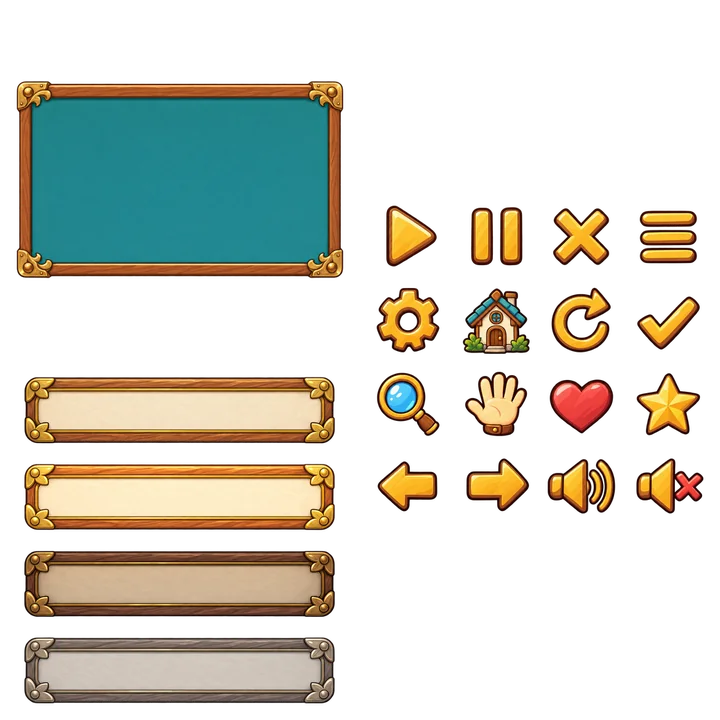
#> input picture examples/bellweather/game-ui-kit/media/kit.webp, 720 x 720 px; its folder holds only this picture in this run
$ python -i loop_construction.py   (imports and definitions only)
#> lines starting #> are read from the running program, lines starting #| are printed output that depends on the picture
#> further down, picture is the input picture: PIL image 720x720 RGBA; mean R, G, B, A 50.8, 48.7, 37.7, 87.4
"""Deterministic constructions that make a raster loop on its horizontal axis.

Four constructions are supported. They differ on two axes, and both matter to callers.

**Agent** — whether the construction needs a provider operation at all. ``mirror_repeat`` is purely
local; the other three each cost exactly one image edit. The execution graph reads this to decide
whether the loop node is external, so it is a structural property rather than a documentation note.

**Guarantee** — where the loop's continuity actually comes from. This predicts which constructions
survive a hard input, and it is not the same thing as output quality:

``reflection``
    The wrap join is a mirror, continuous by geometry, and cannot fail.
    ``mirror_repeat`` and ``fold_repaint``.

``interior``
    The wrap is relocated into the *interior* of the canvas the provider sees, so continuity across
    it is something the model paints through rather than something we impose on it afterwards.
    ``seam_repaint``.

``anchored``
    The wrap joins sit at the provider canvas *boundary* and are forced equal afterwards by
    :func:`_anchor_columns`. ``generated_bridge``. This is the weakest tier and the reason is worth
    stating plainly: anchoring assigns the very join that a downstream metric then measures, so a
    bridged join always scores perfectly whether or not the art actually meets.

Source mutability is per-construction, not global. ``mirror_repeat`` and ``generated_bridge`` only
ever append, so the original stays recoverable from the result. ``seam_repaint`` and
``fold_repaint`` replace pixels around the join, so it does not. Every record carries
``mutates_source`` so no consumer has to infer it from a construction name.
"""

from __future__ import annotations

from collections.abc import Mapping
from dataclasses import dataclass
from types import MappingProxyType
from typing import Literal

import numpy as np
from PIL import Image, ImageChops, ImageOps, ImageStat

from stage_gen.media.codec import decode_rgba, encode_png

MIRROR_REPEAT_VERSION = "mirror-repeat-v1"
GENERATED_BRIDGE_VERSION = "generated-bridge-v1"
SEAM_REPAINT_VERSION = "seam-repaint-v2"
#: How ``seam_repaint`` joins its return to the source: a minimum-error boundary cut on each side.
SEAM_CUT_VERSION = "min-error-boundary-cut-v1"
FOLD_REPAINT_VERSION = "fold-repaint-v1"
#: Registration is shared by every generative construction, not specific to the bridge, because the
#: endpoint re-registers whatever canvas it is given regardless of what the canvas contains.
SEAM_REGISTRATION_VERSION = "seam-registration-v1"

LoopConstruction = Literal["mirror_repeat", "generated_bridge", "seam_repaint", "fold_repaint"]
LoopGuarantee = Literal["reflection", "interior", "anchored"]


@dataclass(frozen=True, slots=True)
class LoopMethod:
    """What one construction costs, what guarantees its loop, and what it does to the source."""

    name: LoopConstruction
    version: str
    is_generative: bool
    guarantee: LoopGuarantee
    mutates_source: bool
    #: Whole copies of the source in the resulting period, before any appended span.
    period_multiplier: int
    #: Whether the construction appends a span whose width is decided by the caller.
    appends_span: bool

    # [19 lines left out: functions period_of, identity, not called in this run]


LOOP_METHODS: Mapping[LoopConstruction, LoopMethod] = MappingProxyType(
    {
        "mirror_repeat": LoopMethod(
            name="mirror_repeat",
            version=MIRROR_REPEAT_VERSION,
            is_generative=False,
            guarantee="reflection",
            mutates_source=False,
            period_multiplier=2,
            appends_span=False,
        ),
        "generated_bridge": LoopMethod(
            name="generated_bridge",
            version=GENERATED_BRIDGE_VERSION,
            is_generative=True,
            guarantee="anchored",
            mutates_source=False,
            period_multiplier=1,
            appends_span=True,
        ),
        "seam_repaint": LoopMethod(
            name="seam_repaint",
            version=SEAM_REPAINT_VERSION,
            is_generative=True,
            guarantee="interior",
            mutates_source=True,
            period_multiplier=1,
            appends_span=False,
        ),
        "fold_repaint": LoopMethod(
            name="fold_repaint",
            version=FOLD_REPAINT_VERSION,
            is_generative=True,
            guarantee="reflection",
            mutates_source=True,
            period_multiplier=2,
            appends_span=False,
        ),
    }
)


class RegistrationError(ValueError):
    """A provider return cannot be placed in the source's frame.

    Raised when the two context bands disagree about how far the return drifted, which means the
    provider re-composed the canvas rather than reproducing it. There is no single translation that
    lands the edited span correctly, so the return is unusable and the caller must fall back.
    """


def _decode(data: bytes) -> Image.Image:
    return decode_rgba(data, label="loop source")


def _encode(image: Image.Image) -> bytes:
    return encode_png(image)


# [27 lines left out: functions _mirrored, mirror_repeat, not called in this run]


@dataclass(frozen=True, slots=True)
class SeamConditioning:
    """The exact provider input for one edited span, plus the geometry to read it back.

    Every generative construction uses the same ``[ context | editable | context ]`` layout. That
    is not a coincidence to be tidied away later: the two context bands are what make registration
    measurable, so a construction that abandoned the layout would also lose the ability to tell a
    displaced copy from a fresh composition.
    """

    conditioning_png: bytes
    mask_png: bytes
    context_span: int
    editable_span: int
    width: int
    height: int


# [86 lines left out: functions _mask_middle, build_bridge_conditioning, build_seam_repaint_conditioning, build_fold_repaint_conditioning, not called in this run]


@dataclass(frozen=True, slots=True)
class Registration:
    """How far the provider's return drifted from the conditioning it was given.

    The two context bands are a measurement instrument: we sent known pixels and can see where they
    came back. Each band yields an independent estimate of the same translation, so their agreement
    is both the correction and the trust signal.
    """

    vertical_offset: int
    left_offset: int
    right_offset: int
    left_residual: float
    right_residual: float
    uncorrected_residual: float


def _premultiplied_luma(image: Image.Image) -> Image.Image:
    """Fold alpha into luma so empty regions cannot pass as matching content."""

    red, green, blue, alpha = image.split()
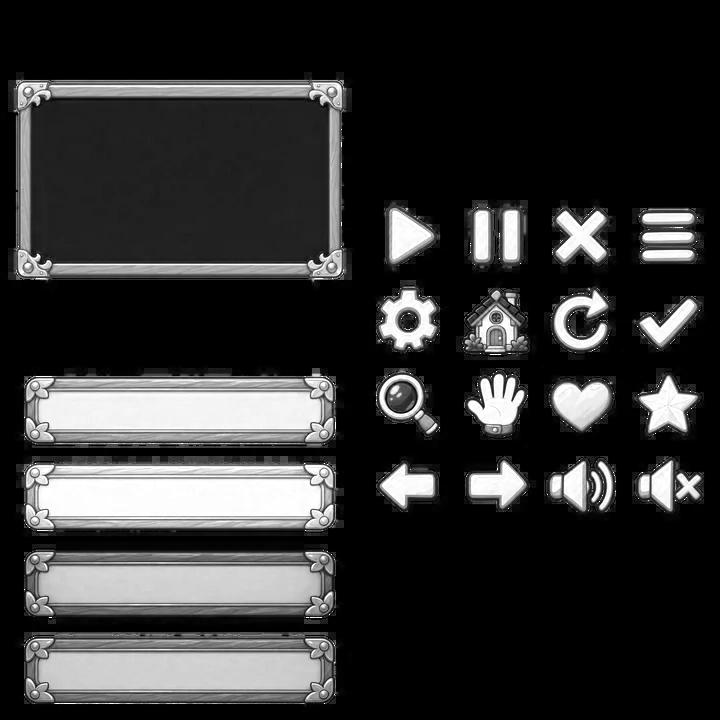
#> red: PIL image 720x720 L; min 0, max 255, mean 50.8
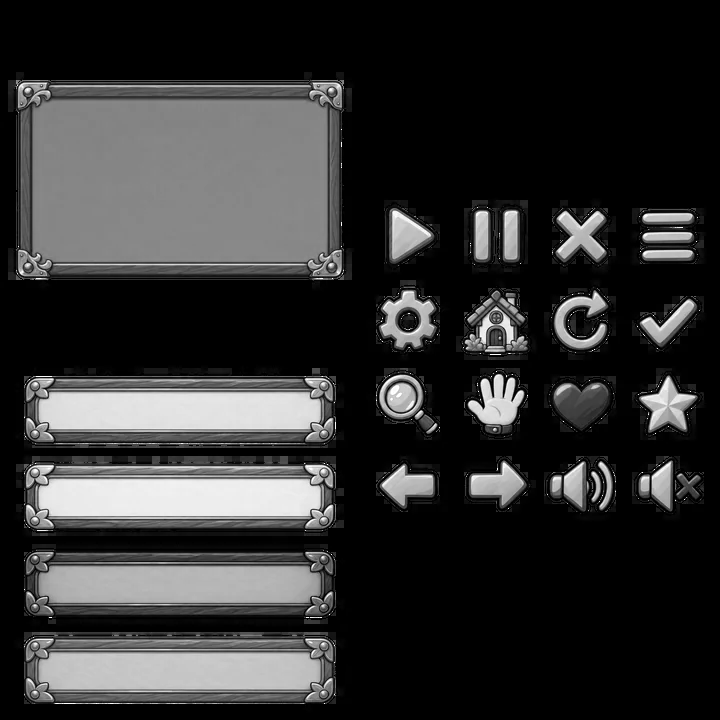
#> green: PIL image 720x720 L; min 0, max 255, mean 48.7
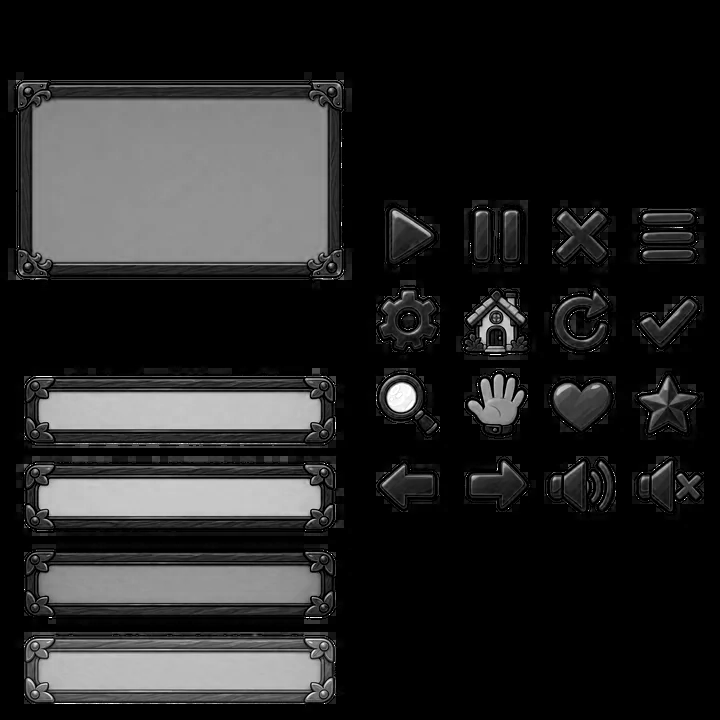
#> blue: PIL image 720x720 L; min 0, max 255, mean 37.7
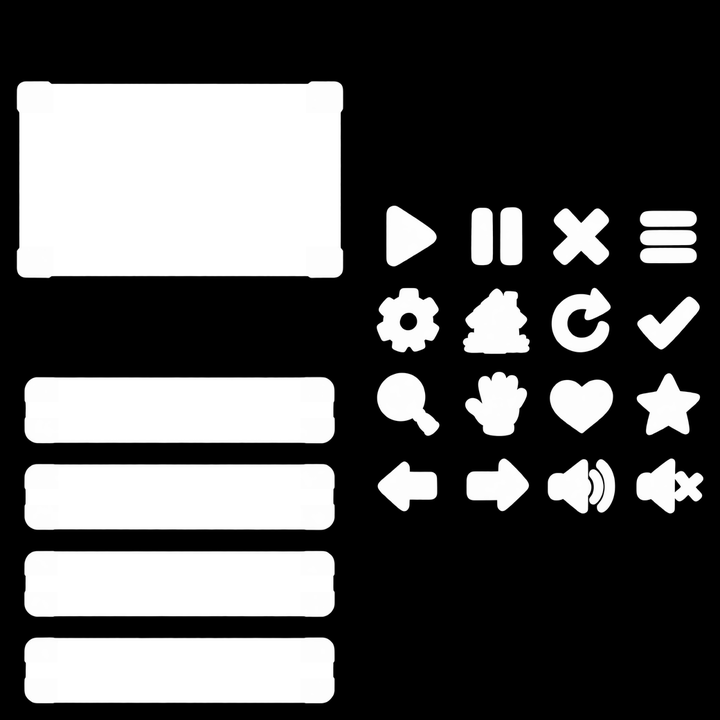
#> alpha: PIL image 720x720 L; min 0, max 255, mean 87.4
    luma = Image.merge("RGB", (red, green, blue)).convert("L")
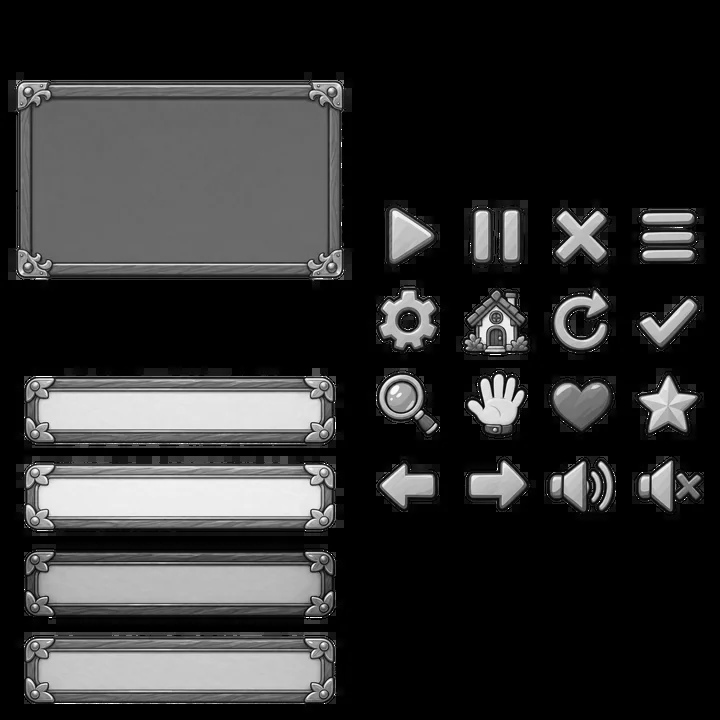
#> luma: PIL image 720x720 L; min 0, max 255, mean 48.1
    return ImageChops.multiply(luma, alpha)
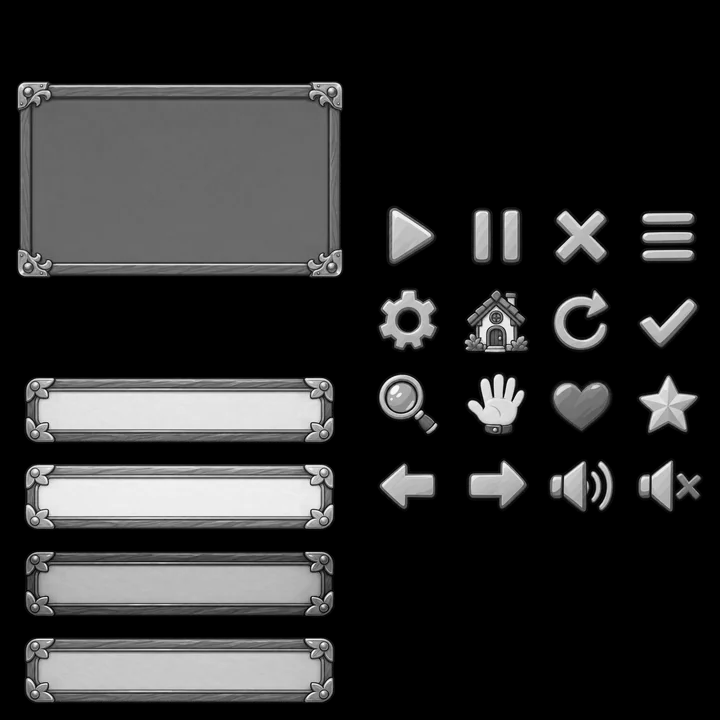
#> returned value: PIL image 720x720 L; min 0, max 252, mean 45.3


# [424 lines left out: functions _shift_residual, _best_offset, measure_registration, _landed_editable, _registered_return, _anchor_columns and 8 more, not called in this run]

>>> from PIL import Image
>>> picture = Image.open('../../../examples/bellweather/game-ui-kit/media/kit.webp')
>>> result = _premultiplied_luma(picture)

$ run again, on examples/bellweather/game-ui-kit/media/panel_frame-painted.webp
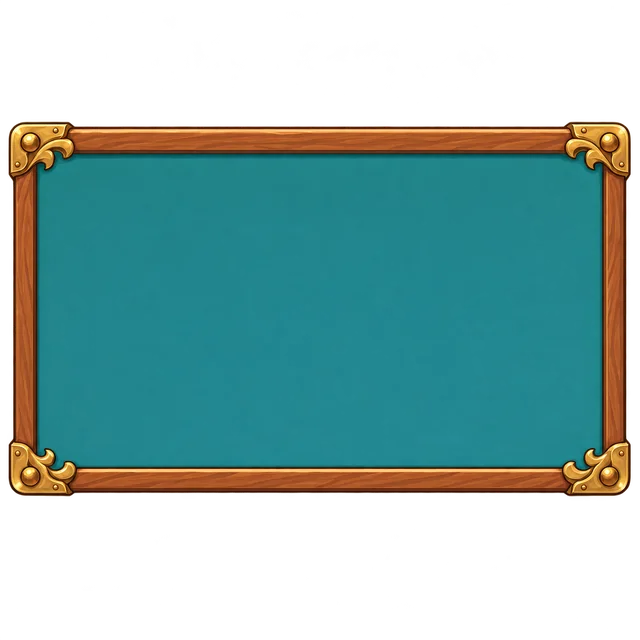
#> input picture examples/bellweather/game-ui-kit/media/panel_frame-painted.webp, 640 x 640 px
#> picture is the input picture: PIL image 640x640 RGBA; mean R, G, B, A 35.6, 69.2, 66.3, 139.6
#> in _premultiplied_luma, `red, green, blue, alpha = image.split()`:
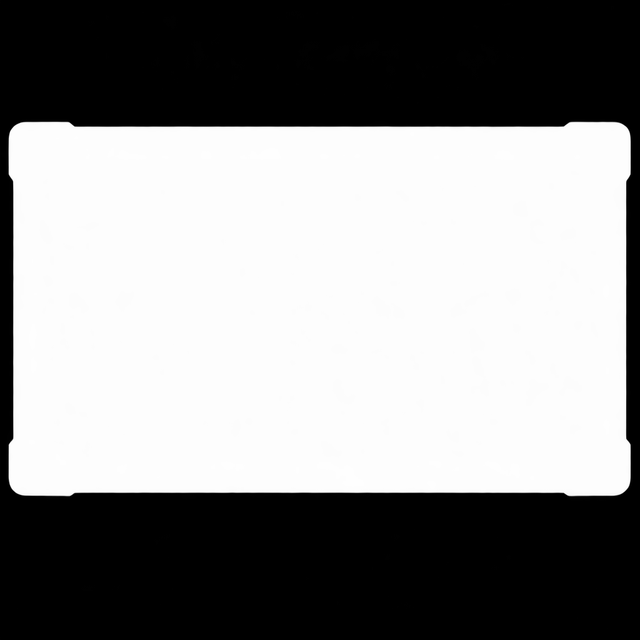
#> alpha: PIL image 640x640 L; min 0, max 255, mean 139.6
#> in _premultiplied_luma, `return ImageChops.multiply(luma, alpha)`:
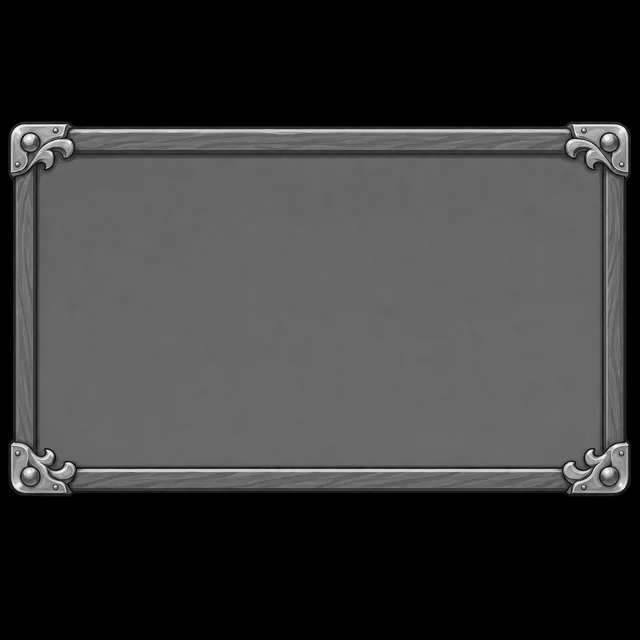
#> returned value: PIL image 640x640 L; min 0, max 248, mean 56.7
